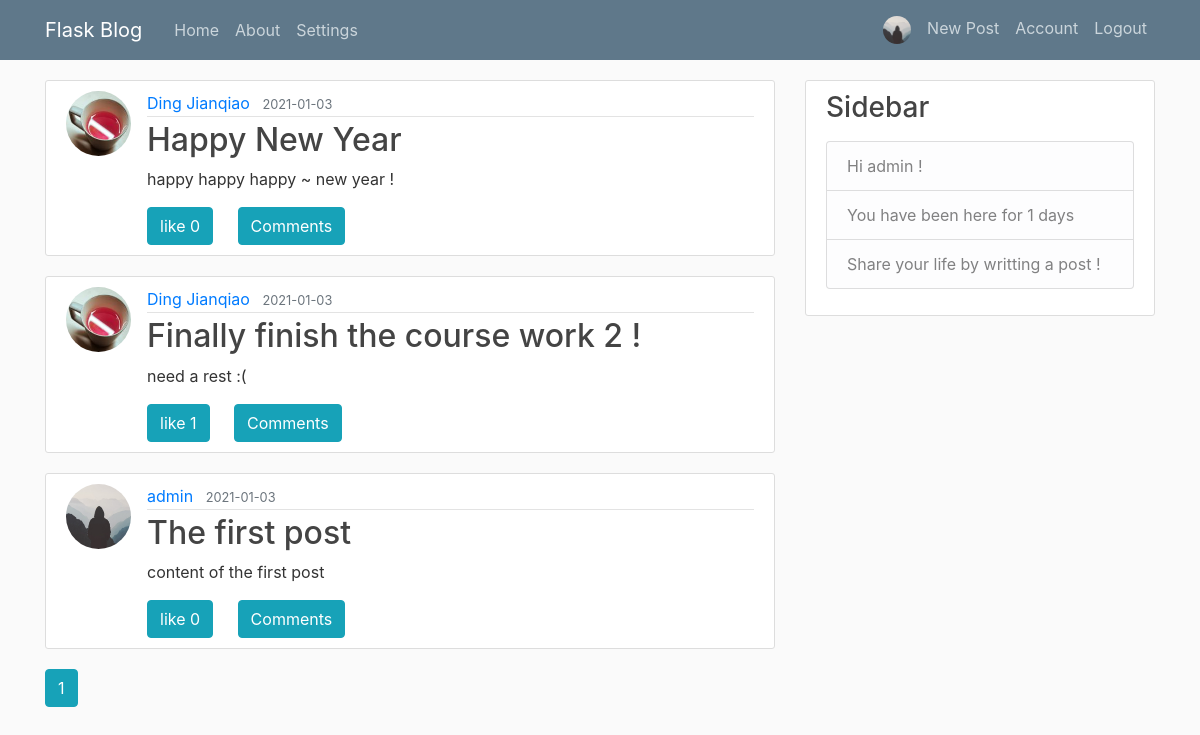
Screenshot of /home (signed in) with the database file from the repository.
### flaskblog/models.py (models this page shows, shortened)
class User(db.Model, UserMixin):
    id = db.Column(db.Integer, primary_key=True)
    username = db.Column(db.String(20), unique=True, nullable=False)
    email = db.Column(db.String(120), unique=True, nullable=False)
    image_file = db.Column(db.String(20), nullable=False, default='default.jpg')
    password = db.Column(db.String(60), nullable=False)
    date_created = db.Column(db.Date, nullable=False, default=date.today())
    posts = db.relationship('Post', backref='author', lazy=True)
    comments = db.relationship('Comment', backref='author', lazy=True)

class Post(db.Model):
    id = db.Column(db.Integer, primary_key=True)
    title = db.Column(db.String(100), nullable=False)
    date_posted = db.Column(db.DateTime, nullable=False, default=datetime.now)
    content = db.Column(db.Text, nullable=False)
    user_id = db.Column(db.Integer, db.ForeignKey('user.id'), nullable=False)
    likes = db.Column(db.Integer, default = 0)

### flaskblog/main/routes.py (the view)
@main.route("/")
@main.route("/home")
def home():
    page = request.args.get('page', 1, type=int)
    posts = Post.query.order_by(Post.date_posted.desc()).paginate(page=page, per_page=5)
    if current_user.is_authenticated:
        sidebar_info = []
        sidebar_info.append(f"Hi {current_user.username} !")
        sidebar_info.append(f'You have been here for {(date.today() - current_user.date_created).days + 1} days')
        sidebar_info.append('Share your life by writting a post !')
        return render_template('home.html', posts=posts, sidebar_info=sidebar_info)
    return render_template('home.html', posts=posts)

### flaskblog/models.py (called while the page is built)
@login_manager.user_loader
def load_user(user_id):
    return User.query.get(int(user_id))

### flaskblog/templates/home.html (shortened to what this page needs)
{% extends "layout.html" %}
{% block content %}
    {% for post in posts.items %}
        <article class="media content-section">
          <img class="rounded-circle article-img" src="{{ url_for('static', filename='profile_pics/' + post.author.image_file) }}">
          <div class="media-body article-body">
            <div class="article-metadata">
              <a class="mr-2" href="{{ url_for('users.user_posts', username=post.author.username) }}">{{ post.author.username }}</a>
              <small class="text-muted">{{ post.date_posted.strftime('%Y-%m-%d') }}</small>
            </div>
            <h2><a class="article-title" href="{{ url_for('posts.post', post_id=post.id) }}">{{ post.title }}</a></h2>
            <p class="article-content">{{ post.content }}</p>
            <div>
                <span class="btn btn-info like" ref="{{post.id}}">
                    like
                    <span id="like_count{{post.id}}" >{{post.likes}}</span>
                </span>
                <button type="button" class="btn btn-primary btn-info comment-btn" ref="{{post.id}}" data-toggle="modal" data-target="#modal{{post.id}}">
                    Comments
                </button>
            </div>
          </div>
        </article>
    {% endfor %}
    {% for page_num in posts.iter_pages(left_edge=1, right_edge=1, left_current=1, right_current=2) %}
      {% if page_num %}
        {% if posts.page == page_num %}
          <a class="btn btn-info mb-4" href="{{ url_for('main.home', page=page_num) }}">{{ page_num }}</a>
        {% else %}
          <a class="btn btn-outline-info mb-4" href="{{ url_for('main.home', page=page_num) }}">{{ page_num }}</a>
        {% endif %}
      {% else %}
        ...
      {% endif %}
    {% endfor %}
{% endblock content %}

### flaskblog/templates/layout.html (shortened to what this page needs)
<!DOCTYPE html>
<html>
<head>
    <link rel="stylesheet" type="text/css" href="{{ url_for('static', filename='bootstrap.css') }}">
    <link rel="stylesheet" type="text/css" href="{{ url_for('static', filename='main.css') }}">
    <link rel="stylesheet" type="text/css" href="{{ url_for('static', filename='bootoast.css') }}">
</head>
<body>
    <header class="site-header">
      <nav class="navbar navbar-expand-md navbar-dark bg-steel fixed-top">
        <div class="container">
          <a class="navbar-brand mr-4" href="/">Flask Blog</a>
          <div class="collapse navbar-collapse" id="navbarToggle">
            <div class="navbar-nav mr-auto">
              <a class="nav-item nav-link" href="{{ url_for('main.home') }}">Home</a>
              <a class="nav-item nav-link" href="{{ url_for('main.about') }}">About</a>
              <a class="nav-item nav-link" href="{{ url_for('main.settings') }}">Settings</a>
            </div>
            <div class="navbar-nav">
              {% if current_user.is_authenticated %}
                <a class="nav-item nav-link" href="{{url_for('users.user_posts', username=current_user.username)}}">
                    <img class="rounded-circle my-nav-img" src="{{ url_for('static',filename='profile_pics/' + current_user.image_file) }}">
                </a>
                <a class="nav-item nav-link" href="{{ url_for('posts.new_post') }}">New Post</a>
                <a class="nav-item nav-link" href="{{ url_for('users.account') }}">Account</a>
                <a class="nav-item nav-link" href="{{ url_for('users.logout') }}">Logout</a>
              {% else %}
                <a class="nav-item nav-link" href="{{ url_for('users.login') }}">Login</a>
                <a class="nav-item nav-link" href="{{ url_for('users.register') }}">Register</a>
              {% endif %}
            </div>
          </div>
        </div>
      </nav>
    </header>
    <main role="main" class="container">
      <div class="row">
        <div class="col-md-8">
          {% block content %}{% endblock %}
        </div>
        <div class="col-md-4">
          <div class="content-section">
            <h3>Sidebar</h3>
            {% if current_user.is_authenticated and sidebar_info %}
            <p class='text-muted'>
                <ul class="list-group">
                    {% for item in sidebar_info %}
                    <li class="list-group-item list-group-item-light">{{item}}</li>
                    {% endfor %}
                </ul>
            </p>
            {% endif %}
          </div>
        </div>
      </div>
    </main>
</body>
</html>

### flaskblog/static/main.css (style rules this page uses)
body { background: #fafafa; color: #333333; margin-top: 5rem; }
h1, h2, h3, h4, h5, h6 { color: #444444; }
.bg-steel { background-color: #5f788a; }
.site-header .navbar-nav .nav-link { color: #cbd5db; }
.content-section { background: #ffffff; padding: 10px 20px; border: 1px solid #dddddd; border-radius: 3px; margin-bottom: 20px; }
.article-title { color: #444444; }
.article-body { width:100%; }
.article-content { width: 100%; word-wrap:break-word; white-space: pre-line; }
.article-img { height: 65px; width: 65px; margin-right: 16px; }
.article-metadata { padding-bottom: 1px; margin-bottom: 4px; border-bottom: 1px solid #e3e3e3 }
.my-nav-img { height: 28px; width: 28px }
.like { margin-right: 20px; }

### rows the page displays
User: image_file (placeholder picture)
Post: image_file (picture), author.username "Ding Jianqiao", date_posted "2021-01-03", title "Happy New Year", content "happy happy happy ~ new year !", likes "0"
Post: image_file (picture), author.username "Ding Jianqiao", date_posted "2021-01-03", title "Finally finish the course work 2 !", content "need a rest :(", likes "1"
Post: image_file (placeholder picture), author.username "admin", date_posted "2021-01-03", title "The first post", content "content of the first post", likes "0"

### other values shown
{{ page_num }} "1"
{{ item }} "Hi admin !" "You have been here for 1 days" "Share your life by writting a post !"
